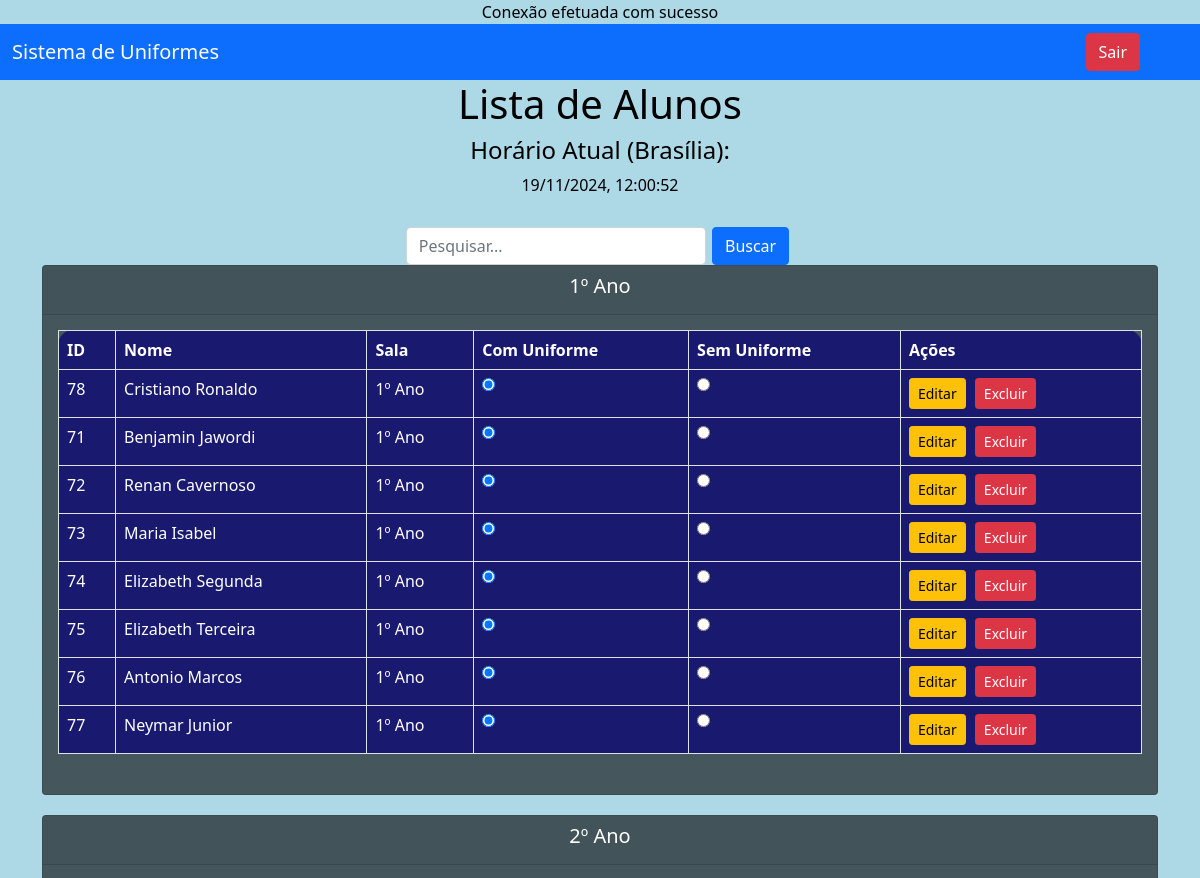
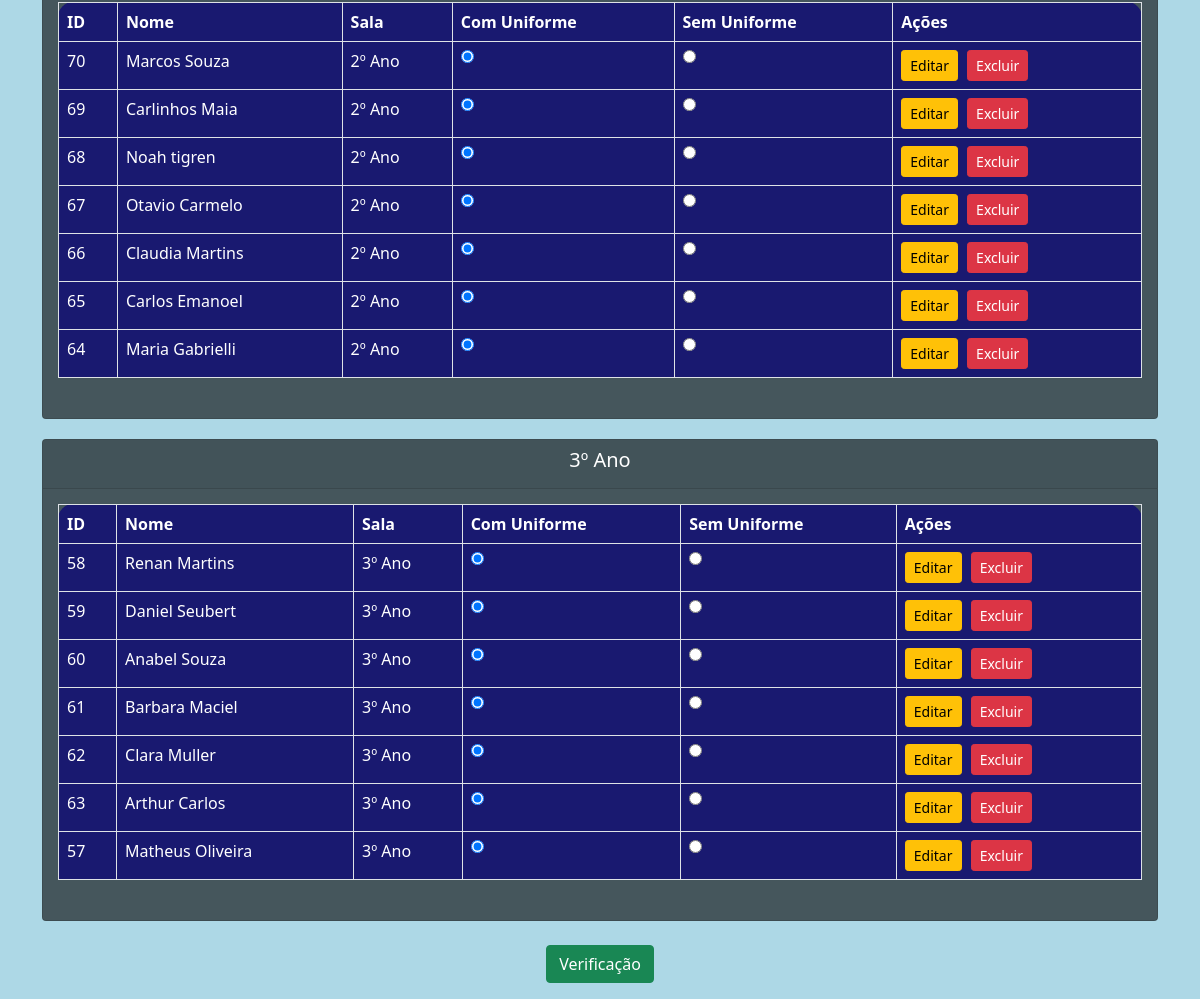
Screenshot of /uniforme/listaaluno.php with the database file from the repository (2 pictures, top to bottom).
### tables this page shows
CREATE TABLE `Alunos` (
  `id` int NOT NULL,
  `nome` varchar(100) NOT NULL,
  `sala` varchar(50) NOT NULL
);

### uniforme/listaaluno.php (the view, shortened to what this page needs)
<?php
include_once('config.php');
$dataHoraInicial = date('Y-m-d H:i:s');
$searchTerm = isset($_GET['search']) ? $_GET['search'] : '';
$sql = "SELECT id, nome, sala
        FROM Alunos
        WHERE id LIKE '%$searchTerm%'
        OR nome LIKE '%$searchTerm%'
        ORDER BY sala";
$result = $conexao->query($sql);
$alunosPorAno = [];
while ($user_data = mysqli_fetch_assoc($result)) {
    $ano = intval($user_data['sala']);
    $alunosPorAno[$ano][] = $user_data;
}
$frases = [
    1 => "1º Ano",
    2 => "2º Ano",
    3 => "3º Ano"
];
?>
<!DOCTYPE html>
<html lang="pt-br">
<head>
    <link href="https://cdn.jsdelivr.net/npm/bootstrap@5.0.2/dist/css/bootstrap.min.css" rel="stylesheet">
</head>
<body>
    <nav class="navbar navbar-expand-lg navbar-dark bg-primary">
        <div class="container-fluid">
            <a class="navbar-brand" href="#">Sistema de Uniformes</a>
            <div class="d-flex">
                <a href="sair.php" class="btn btn-danger me-5">Sair</a>
            </div>
        </div>
    </nav>
    <header class="header-section">
        <h1>Lista de Alunos</h1>
        <h4>Horário Atual (Brasília):</h4>
        <p id="relogio"><?php echo date('d/m/Y H:i:s', strtotime($dataHoraInicial)); ?></p>
    </header>
    <div class="box-search">
        <input type="text" id="pesquisar" placeholder="Pesquisar..." class="form-control" />
        <button onclick="searchData()" class="btn btn-primary">Buscar</button>
    </div>
    <div class="container">
        <form action="verificar.php" method="POST">
            <?php
            if (!empty($alunosPorAno)) {
                foreach ($alunosPorAno as $ano => $alunos) {
                    echo "<div class='card'>
                            <div class='card-header'>
                                <h5>" . (isset($frases[$ano]) ? $frases[$ano] : "Ano $ano") . "</h5>
                            </div>
                            <div class='card-body'>
                                <table class='table table-bordered table-bg'>
                                    <thead>
                                        <tr>
                                            <th>ID</th>
                                            <th>Nome</th>
                                            <th>Sala</th>
                                            <th>Com Uniforme</th>
                                            <th>Sem Uniforme</th>
                                            <th>Ações</th>
                                        </tr>
                                    </thead>
                                    <tbody>";
                    foreach ($alunos as $aluno) {
                        echo "<tr>
                                <td>{$aluno['id']}</td>
                                <td>{$aluno['nome']}</td>
                                <td>{$frases[$ano]}</td>
                                <td><input type='radio' name='aluno_{$aluno['id']}' value='com' checked></td>
                                <td><input type='radio' name='aluno_{$aluno['id']}' value='sem'></td>
                                <td>
                                    <a href='edit.php?id={$aluno['id']}' class='btn btn-sm btn-warning'>Editar</a>
                                    <a href='delete.php?id={$aluno['id']}' class='btn btn-sm btn-danger'>Excluir</a>
                                </td>
                            </tr>";
                    }
                    echo "</tbody></table></div></div>";
                }
            } else {
                echo "<p class='text-center'>Nenhum aluno encontrado.</p>";
            }
            ?>
            <div class="text-center mt-4">
                <button type="submit" class="btn btn-success">Verificação</button>
            </div>
        </form>
    </div>
</body>
</html>

### uniforme/listaaluno.php (style rules this page uses)
body { background-color: #ADD8E6; color: black; text-align: center; }
.table-bg { background-color: #191970; color: white; border-radius: 15px 15px 0 0; }
.box-search { display: flex; justify-content: center; gap: 0.1%; }
.table-bordered { margin-bottom: 25px; }
.header-section { margin-bottom: 30px; }
.form-control { margin-right: 5px; width: 300px; }
.btn-primary, .btn-danger, .btn-warning { margin-right: 5px; }
.card { margin-bottom: 20px; background-color: rgba(0, 0, 0, 0.6); color: white; }
.card-body { padding: 15px; }

### rows the page displays
alunos: id "78", nome "Cristiano Ronaldo", ano "1º Ano"
alunos: id "71", nome "Benjamin Jawordi", ano "1º Ano"
alunos: id "72", nome "Renan Cavernoso", ano "1º Ano"
alunos: id "73", nome "Maria Isabel", ano "1º Ano"
alunos: id "74", nome "Elizabeth Segunda", ano "1º Ano"
alunos: id "75", nome "Elizabeth Terceira", ano "1º Ano"
alunos: id "76", nome "Antonio Marcos", ano "1º Ano"
alunos: id "77", nome "Neymar Junior", ano "1º Ano"
alunos: id "70", nome "Marcos Souza", ano "2º Ano"
alunos: id "69", nome "Carlinhos Maia", ano "2º Ano"
alunos: id "68", nome "Noah tigren", ano "2º Ano"
alunos: id "67", nome "Otavio Carmelo", ano "2º Ano"
alunos: id "66", nome "Claudia Martins", ano "2º Ano"
alunos: id "65", nome "Carlos Emanoel", ano "2º Ano"
alunos: id "64", nome "Maria Gabrielli", ano "2º Ano"
alunos: sala "3º Ano", id "57", nome "Matheus Oliveira"
alunos: id "58", nome "Renan Martins"
alunos: id "59", nome "Daniel Seubert"
alunos: id "60", nome "Anabel Souza"
alunos: id "61", nome "Barbara Maciel"
alunos: id "62", nome "Clara Muller"
alunos: id "63", nome "Arthur Carlos"

### other values shown
$frases[$ano] "1º Ano"
$frases[$ano] "2º Ano"
